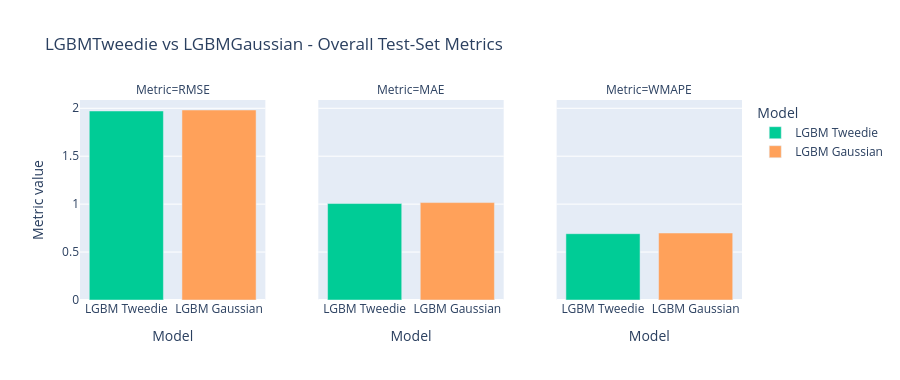

Source (notebook cell):
### Code cell
# Side-by-side bar chart
metric_long = []
for key in ["tweedie", "gaussian"]:
    for m in ["rmse", "mae", "wmape"]:
        metric_long.append({"Model": f"LGBM {key.capitalize()}",
                             "Metric": m.upper(),
                             "Value": results[key]["metrics"][m]})

fig = px.bar(
    pd.DataFrame(metric_long),
    x="Model", y="Value", color="Model",
    facet_col="Metric", facet_col_spacing=0.08,
    title="LGBMTweedie vs LGBMGaussian - Overall Test-Set Metrics",
    labels={"Value": "Metric value"},
    color_discrete_map={"LGBM Tweedie": "#00CC96", "LGBM Gaussian": "#FFA15A"},
    height=380,
)
fig.update_layout(showlegend=True)
fig.write_html(str(FIGS_DIR / "overall_metrics.html"), include_plotlyjs="cdn")
fig.show()

### Figure 1 — Plotly figure (JSON) as saved in the notebook; plotly's stock layout.template omitted (floating-point values rounded to 4 significant figures)
{"data": [{"hovertemplate": "Model=%{x}<br>Metric=RMSE<br>Metric value=%{y}<extra></extra>", "legendgroup": "LGBM Tweedie", "marker": {"color": "#00CC96", "pattern": {"shape": ""}}, "name": "LGBM Tweedie", "orientation": "v", "showlegend": true, "textposition": "auto", "type": "bar", "x": ["LGBM Tweedie"], "xaxis": "x", "y": [1.972], "yaxis": "y"}, {"hovertemplate": "Model=%{x}<br>Metric=MAE<br>Metric value=%{y}<extra></extra>", "legendgroup": "LGBM Tweedie", "marker": {"color": "#00CC96", "pattern": {"shape": ""}}, "name": "LGBM Tweedie", "orientation": "v", "showlegend": false, "textposition": "auto", "type": "bar", "x": ["LGBM Tweedie"], "xaxis": "x2", "y": [1.006], "yaxis": "y2"}, {"hovertemplate": "Model=%{x}<br>Metric=WMAPE<br>Metric value=%{y}<extra></extra>", "legendgroup": "LGBM Tweedie", "marker": {"color": "#00CC96", "pattern": {"shape": ""}}, "name": "LGBM Tweedie", "orientation": "v", "showlegend": false, "textposition": "auto", "type": "bar", "x": ["LGBM Tweedie"], "xaxis": "x3", "y": [0.6918], "yaxis": "y3"}, {"hovertemplate": "Model=%{x}<br>Metric=RMSE<br>Metric value=%{y}<extra></extra>", "legendgroup": "LGBM Gaussian", "marker": {"color": "#FFA15A", "pattern": {"shape": ""}}, "name": "LGBM Gaussian", "orientation": "v", "showlegend": true, "textposition": "auto", "type": "bar", "x": ["LGBM Gaussian"], "xaxis": "x", "y": [1.982], "yaxis": "y"}, {"hovertemplate": "Model=%{x}<br>Metric=MAE<br>Metric value=%{y}<extra></extra>", "legendgroup": "LGBM Gaussian", "marker": {"color": "#FFA15A", "pattern": {"shape": ""}}, "name": "LGBM Gaussian", "orientation": "v", "showlegend": false, "textposition": "auto", "type": "bar", "x": ["LGBM Gaussian"], "xaxis": "x2", "y": [1.016], "yaxis": "y2"}, {"hovertemplate": "Model=%{x}<br>Metric=WMAPE<br>Metric value=%{y}<extra></extra>", "legendgroup": "LGBM Gaussian", "marker": {"color": "#FFA15A", "pattern": {"shape": ""}}, "name": "LGBM Gaussian", "orientation": "v", "showlegend": false, "textposition": "auto", "type": "bar", "x": ["LGBM Gaussian"], "xaxis": "x3", "y": [0.6988], "yaxis": "y3"}], "layout": {"annotations": [{"font": {}, "showarrow": false, "text": "Metric=RMSE", "x": 0.14, "xanchor": "center", "xref": "paper", "y": 1, "yanchor": "bottom", "yref": "paper"}, {"font": {}, "showarrow": false, "text": "Metric=MAE", "x": 0.5, "xanchor": "center", "xref": "paper", "y": 1, "yanchor": "bottom", "yref": "paper"}, {"font": {}, "showarrow": false, "text": "Metric=WMAPE", "x": 0.86, "xanchor": "center", "xref": "paper", "y": 1, "yanchor": "bottom", "yref": "paper"}], "barmode": "relative", "height": 380, "legend": {"title": {"text": "Model"}, "tracegroupgap": 0}, "showlegend": true, "title": {"text": "LGBMTweedie vs LGBMGaussian - Overall Test-Set Metrics"}, "xaxis": {"anchor": "y", "categoryarray": ["LGBM Tweedie", "LGBM Gaussian"], "categoryorder": "array", "domain": [0, 0.28], "title": {"text": "Model"}}, "xaxis2": {"anchor": "y2", "categoryarray": ["LGBM Tweedie", "LGBM Gaussian"], "categoryorder": "array", "domain": [0.36, 0.64], "matches": "x", "title": {"text": "Model"}}, "xaxis3": {"anchor": "y3", "categoryarray": ["LGBM Tweedie", "LGBM Gaussian"], "categoryorder": "array", "domain": [0.72, 1], "matches": "x", "title": {"text": "Model"}}, "yaxis": {"anchor": "x", "domain": [0, 1], "title": {"text": "Metric value"}}, "yaxis2": {"anchor": "x2", "domain": [0, 1], "matches": "y", "showticklabels": false}, "yaxis3": {"anchor": "x3", "domain": [0, 1], "matches": "y", "showticklabels": false}}}
